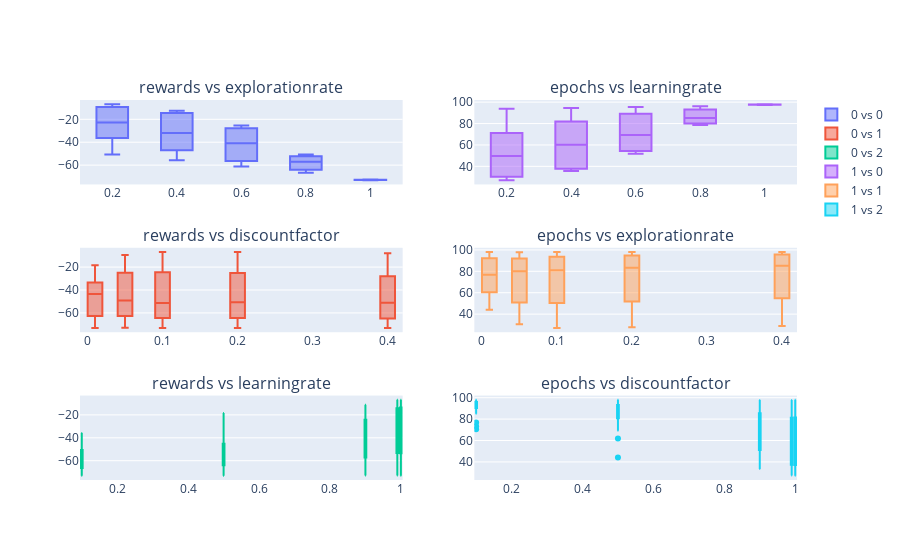

Notebook cell for this chart:
### Code cell
fig = create_plot6(create_frame(df))
fig.show()
